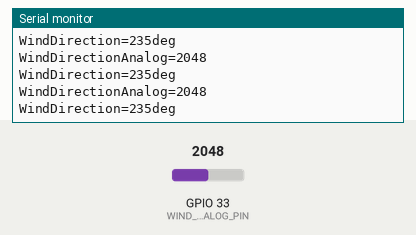
A sketch run on a simulated ESP32. Shown: the last lines printed to the serial monitor. Inputs (shaded band) come from the test bench; at power-on: GPIO 33 (WIND_DIRECTION_ANALOG_PIN) = 2048.

Above: at 1.2 s.
1.3 s: GPIO 33 (WIND_DIRECTION_ANALOG_PIN) set to 3068
At 2.3 s:
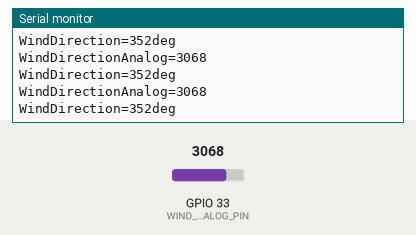
4.3 s: GPIO 33 (WIND_DIRECTION_ANALOG_PIN) set to 3149
At 4.8 s:
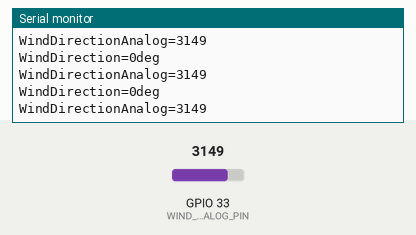
13.3 s: GPIO 33 (WIND_DIRECTION_ANALOG_PIN) set to 1070
At 13.9 s:
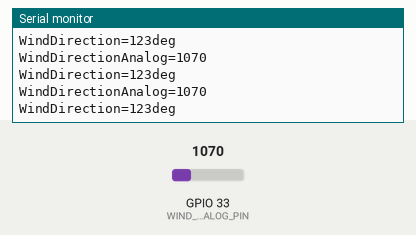
14.8 s: GPIO 33 (WIND_DIRECTION_ANALOG_PIN) set to 948
At 15.5 s:
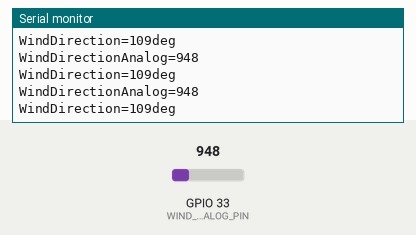
Timing chart, 0 to 17.8 s (numbered marks = the images above; inputs shaded):
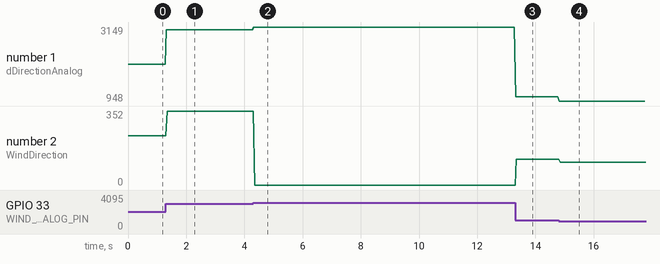

The sketch:

sensor_rotary_hall.ino
```cpp
/*
 * This is a test file for the rotary hall sensor (Wind vane)
 */

#define WIND_DIRECTION_ANALOG_PIN 33    // Rotary Hall Angle Sensor Analog Pin (WindDirection[0-360°])

void setup()
{
  Serial.begin(9600);
  initializeRotaryHall();
}

void loop()
{
  // Read wind direction
  uint16_t windDirAnalog = analogRead(WIND_DIRECTION_ANALOG_PIN);
//  data.windDirection = map(windDirAnalog, 0, 3120, 0, 359);
  uint16_t windDirection;
  if (windDirAnalog > 3120) {
    windDirection = 0;
  } else {
    // 360 / 3120 (Max Value) = 0.115
    windDirection = windDirAnalog * 0.115;
  }
  Serial.println("WindDirectionAnalog="+String(windDirAnalog));
  Serial.println("WindDirection="+String(windDirection)+"deg");
}

/**
 * Initializes the wind vane (wind direction)
 * @return True if device is successfully initialized, false otherwise.
 */
bool initializeRotaryHall() {
//  pinMode(WIND_DIRECTION_ANALOG_PIN, OUTPUT);
  pinMode(WIND_DIRECTION_ANALOG_PIN, INPUT);
  int sensorValue = analogRead(WIND_DIRECTION_ANALOG_PIN);
  if (sensorValue >= 0 && sensorValue <= 1437) {   // Add check
    Serial.println("Rotary Hall initialized");
    return true;
  } else {
    Serial.println("Rotary Hall not found - check wiring");
    return false;
  }
}
```

Measured:
- the behaviour switches between 3120 and 3121 on GPIO 33 (WIND_DIRECTION_ANALOG_PIN) (found by bisection; images 1 and 2)
- after the input at 1.3 s, the serial monitor: prints a new line at once (image 1)
- after the input at 4.3 s, the serial monitor: prints a new line at once (image 2)
- after the input at 13.3 s, the serial monitor: prints a new line at once (image 3)
- after the input at 14.8 s, the serial monitor: prints a new line at once (image 4)
- plotted number 1: 2048 → 3068 after the input at 1.3 s, 3068 → 3149 after the input at 4.3 s, 3149 → 1070 after the input at 13.3 s, 1070 → 948 after the input at 14.8 s
- plotted number 2: 235 → 352 after the input at 1.3 s, 352 → 0 after the input at 4.3 s, 0 → 123 after the input at 13.3 s, 123 → 109 after the input at 14.8 s
